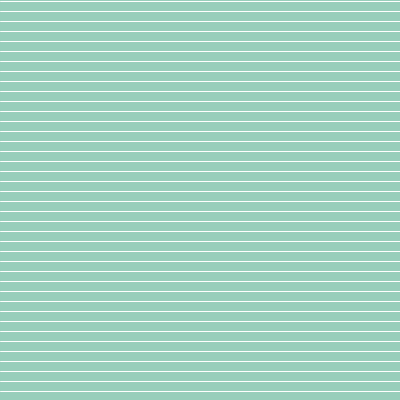
Frame 1 (no input)
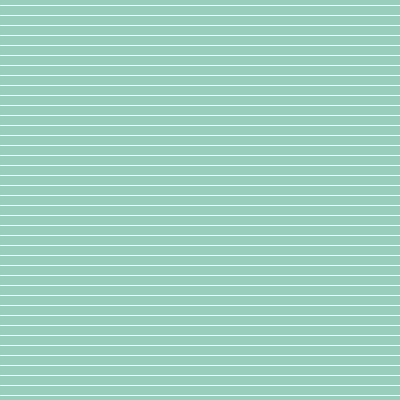
Frame 60 (the mouse pressed at the canvas centre just before this capture)
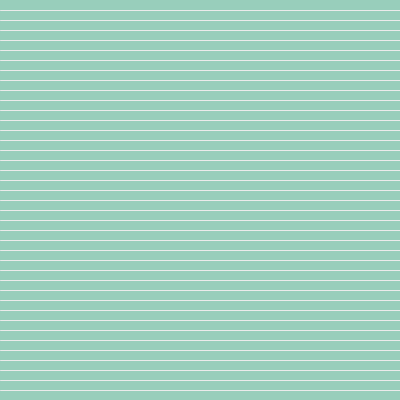
Frame 120 (the mouse held since frame 60 and released just before this capture)

The Processing sketch that drew these frames (run headless with seeded random() and noise(); from frame 60 on, the mouse is pressed at the canvas centre):

// Processing sketch: processing_62482
// ── processing_62482.pde


float y = 0.0;
float lineColor = 255;


void setup() {
  size(400,400);
  smooth();
  //background(152,206,187);
  //stroke(255);
}

void draw() {
  background(152,206,187);
  stroke(lineColor);
  y += 1.0;
  for (int i = 0; i <= height; i += 10) {
  //for (float i = 1000; i > 100; i /= 1.2) {
  line(0,y+i,width,y+i);
  }
  if ((y+90) > 100) {
  //if (y > height) {
    y = 0;
  }
}

void mousePressed() {
  lineColor = random(200,255);
  for (int x = 0; x <= width; x += 10) {
    line (x, 0, x, height);
  }
}
